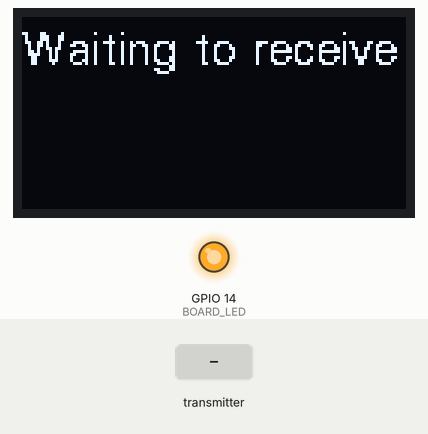
Recording of a sketch running on a simulated ESP32. Parts: 128×64 one-colour display, output pins drawn as LEDs (lit = HIGH). The inputs (shaded band) are chosen by the test bench. WiFi joins after 1.5 s; servers stay silent unless stated; uploads are accepted with an empty reply; no radio packets arrive unless stated; what the sketch prints to the serial monitor is not drawn.

Above: at 3.2 s.
At 8.0 s:
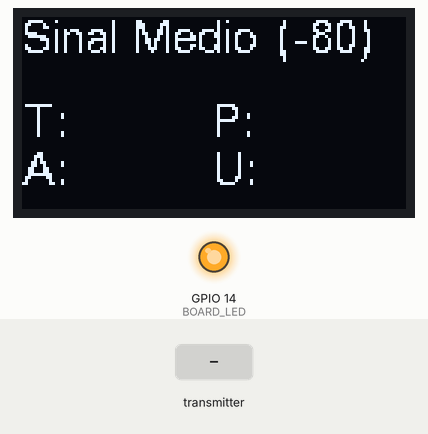
8.1 s: the transmitter starts sending temperature = 0
At 9.2 s:
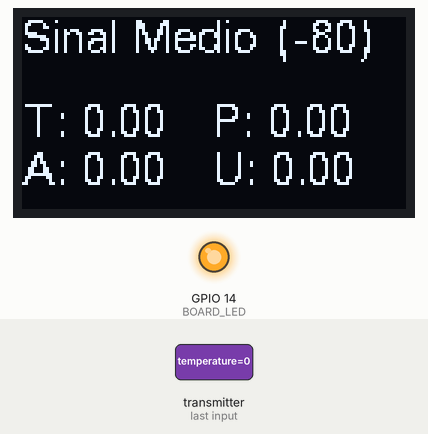
9.6 s: the transmitter starts sending temperature = 25
At 10.8 s:
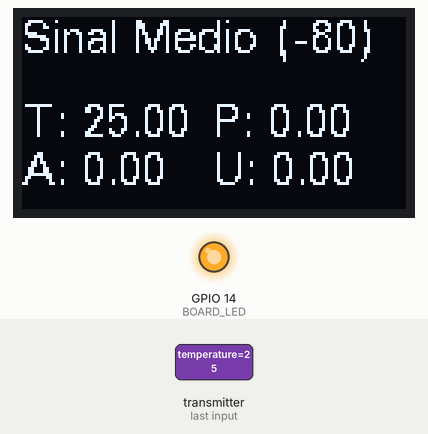
Timing chart, 0 to 12.6 s (numbered marks = the images above; inputs shaded):
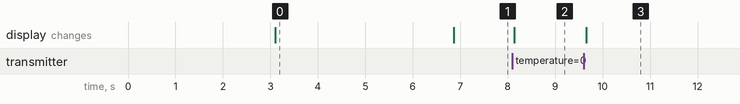

Measured:
- after the input at 8.1 s, the display: changes at once (image 2)
- after the input at 9.6 s, the display: changes after 0.05 s (image 3)
- what the display in image 0 shows lasts 3.8 s, from 3.1 s to 6.9 s

The sketch:

LoRaReceiver.ino
```cpp
#include <LoRa.h>             // Rede Lora
#include "boards.h"           // Especificação da versão utilizada
#include <ArduinoJson.h>      // Envio de informações usando Json
#include <WebServer.h>        // Estabelece conexão com o servidor que receberá os dados
#include <WiFi.h>             // WiFi
#include <HTTPClient.h>       // Comunicação com o sistema
#include <SPI.h>                // SSD1396
#include <Wire.h>               // SSD1396
#include <Adafruit_Sensor.h>    //DHT11

namespace rainGaugeEspServer
{
	/// @brief Converts a JSON document to its string representation.
	/// @tparam JSON_SIZE The size of the JSON document.
	/// @param json The JSON document to be converted.
	/// @return The string representation of the JSON document.
	template<size_t JSON_SIZE>
	auto fromJsonToString(StaticJsonDocument<JSON_SIZE> const& json) -> String;
}

namespace rainGaugeEspServer
{
	template<size_t JSON_SIZE>
	auto fromJsonToString(StaticJsonDocument<JSON_SIZE> const& json) -> String
	{
		auto string = String();
		serializeJson(json, string);
		return string;
	}
}

using rainGaugeEspServer::fromJsonToString;

// #define WIFI_SSID  "EdsonWifi"
// #define WIFI_PASS  "cjxe6131"

// #define WIFI_SSID  "Apê 202"
// #define WIFI_PASS  "COMPIUTERHOUSE"

#define WIFI_SSID  "lab120"
#define WIFI_PASS  "labredes120"

const char* SERVER_URL = "http://192.168.0.112:8000/routersloraip/";

constexpr auto webServerPort = 80;

constexpr auto jsonDocumentSize = size_t(10000);

WebServer webServer(webServerPort);

auto json_temp = StaticJsonDocument<jsonDocumentSize>();
auto json_umi = StaticJsonDocument<jsonDocumentSize>();
auto json_pluv = StaticJsonDocument<jsonDocumentSize>();
auto json_anem = StaticJsonDocument<jsonDocumentSize>();

bool auxStatusT = false;
bool auxStatusU = false;
bool auxStatusV = false;
bool auxStatusA = false;

auto counter_temp = 0;
auto counter_umi = 0;
auto counter_pluv = 0;
auto counter_anem = 0;
auto id = 0;

String recv_temp = "";
String recv_umid = "";
String recv_anem = "";
String recv_pluv = "";
float recv_id;

String auxtempStatus;
String auxumidStatus;
String auxpluvStatus;
String auxanemStatus;

void handleRequest_temp();
void handleRequest_umid();
void handleRequest_pluv();
void handleRequest_anem();

void compare_temp();
void compare_umi();
void compare_pluv();
void compare_anem();

void setUpWiFi() {
	WiFi.begin(WIFI_SSID, WIFI_PASS);

	while (WiFi.status() != WL_CONNECTED)
	{
		delay(1000);
		Serial.printf("Connecting to Wi-Fi network \"%s\"...\n", WIFI_SSID);
	}

	Serial.print("Connected to Wi-Fi network at ");
  Serial.print("Endereço IP: ");
	Serial.print(WiFi.localIP());
	Serial.print(".\n");
}

// Envia mensagem json:::
void handleRequest_temp() {
	auto const clientIPAddress = webServer.client().remoteIP();

	Serial.print("A request was made from: ");
	Serial.print(clientIPAddress);
	Serial.print(".\n");

  //chamar a função "dado" criar ela compare vai virar dado
  compare_temp();

  webServer.send(200, "application/json", fromJsonToString(json_temp));
}

// Envia mensagem json:::
void handleRequest_umid() {
	auto const clientIPAddress = webServer.client().remoteIP();

	Serial.print("A request was made from: ");
	Serial.print(clientIPAddress);
	Serial.print(".\n");

  //chamar a função "dado" criar ela compare vai virar dado
  compare_umi();

  webServer.send(200, "application/json", fromJsonToString(json_umi));
}

// Envia mensagem json:::
void handleRequest_pluv() {
	auto const clientIPAddress = webServer.client().remoteIP();

	Serial.print("A request was made from: ");
	Serial.print(clientIPAddress);
	Serial.print(".\n");

  //chamar a função "dado" criar ela compare vai virar dado
  compare_pluv();

  webServer.send(200, "application/json", fromJsonToString(json_pluv));
}

// Envia mensagem json:::
void handleRequest_anem() {
	auto const clientIPAddress = webServer.client().remoteIP();

	Serial.print("A request was made from: ");
	Serial.print(clientIPAddress);
	Serial.print(".\n");

  //chamar a função "dado" criar ela compare vai virar dado
  compare_anem();

  webServer.send(200, "application/json", fromJsonToString(json_anem));
}

// crie um compare pra cada um (compare tem que virar nome dado())
void compare_temp() {
    if (auxStatusT == true){
      auto object_temp = json_temp["temp_dict"].createNestedObject();
      object_temp["id"] = counter_umi;
      object_temp["temp_status"] = auxtempStatus;
      object_temp["lora_id"] = recv_id;
      // handlePost();
      counter_temp++;
      auxStatusT = false;
    }
}

// crie um compare pra cada um (compare tem que virar nome dado())
void compare_umi() {
    if (auxStatusU == true){
      auto object_umi = json_umi["umi_dict"].createNestedObject();
      object_umi["id"] = counter_umi;
      object_umi["umi_status"] = auxumidStatus;
      object_umi["lora_id"] = recv_id;

      // handlePost();
      counter_umi++;
      auxStatusU = false;
    }
}

// crie um compare pra cada um (compare tem que virar nome dado())
void compare_pluv() {
    if (auxStatusV == true){
      auto object_pluv = json_pluv["pluv_dict"].createNestedObject();
      object_pluv["id"] = counter_pluv;
      object_pluv["pluv_status"] = auxpluvStatus;
      object_pluv["lora_id"] = recv_id;

      // handlePost();
      counter_pluv++;
      auxStatusV = false;
    }
}

// crie um compare pra cada um (compare tem que virar nome dado())
void compare_anem() {
    if (auxStatusA == true){
    auto object_anem = json_anem["anem_dict"].createNestedObject();
      object_anem["id"] = counter_anem;
      object_anem["anem_status"] = auxanemStatus;
      object_anem["lora_id"] = recv_id;

      // handlePost();
      counter_anem++;
      auxStatusA = false;
    }
}

void setUpWebServer() {

  webServer.on("/temp", handleRequest_temp);
  webServer.on("/umid", handleRequest_umid);
  webServer.on("/pluv", handleRequest_pluv);
  webServer.on("/anem", handleRequest_anem);
  webServer.begin();

	Serial.print("Web server started at: ");
	Serial.print(WiFi.localIP());
	Serial.printf(":%d.\n", webServerPort);
}

auto setUpSerial() -> void
{
	constexpr auto baudRate = 115200;
	Serial.begin(baudRate);
}

void receive_packets(){
int packetSize = LoRa.parsePacket();
  if (packetSize) {
    byte buffer[sizeof(float) * 5];

    for (int i = 0; i < packetSize; i++) {
      buffer[i] = LoRa.read();
    }

    float temperature, humidity, rain, windSpeed, id_;

    memcpy(&temperature, buffer, sizeof(float));
    memcpy(&humidity, buffer + sizeof(float), sizeof(float));
    memcpy(&rain, buffer + sizeof(float) * 2, sizeof(float));
    memcpy(&windSpeed, buffer + sizeof(float) * 3, sizeof(float));
    memcpy(&id_, buffer + sizeof(float) * 4, sizeof(float));

    // read packet
    recv_id = id_;

    recv_temp = "";
    recv_temp = temperature;
    auxtempStatus = recv_temp;
    auxStatusT = true;
    handleRequest_temp();

    recv_umid = "";
    recv_umid = humidity;
    auxumidStatus = recv_umid;
    auxStatusU = true;
    handleRequest_umid();

    recv_pluv = "";
    recv_pluv = rain;
    auxpluvStatus = recv_pluv;
    auxStatusV = true;
    handleRequest_pluv();

    recv_anem = "";
    recv_anem = windSpeed;
    auxanemStatus = recv_anem;
    auxStatusA = true;
    handleRequest_anem();
    } else {
      auxStatusT = false;
      auxStatusU = false;
      auxStatusV = false;
      auxStatusA = false;
    }

}

void setup(){
    initBoard();  // Inicialização das configurações da placa
    // When the power is turned on, a delay is required.
    delay(1500);

    Serial.println("LoRa Receiver");

    LoRa.setPins(RADIO_CS_PIN, RADIO_RST_PIN, RADIO_DIO0_PIN);  //Estabelece conexão Lora
    if (!LoRa.begin(LoRa_frequency)) {
        Serial.println("Starting LoRa failed!");
        while (1);
    }

  // Criação de dicionarios para cada sensor
  json_temp.createNestedArray("temp_dict");
  json_umi.createNestedArray("umi_dict");
  json_pluv.createNestedArray("pluv_dict");
  json_anem.createNestedArray("anem_dict");

  // Configurações de BaudRate, Conexão WiFi e Conexão com o servidor
  setUpSerial();
  setUpWiFi();
  setUpWebServer();

  // Fazer post do ip do lora para o django se conectar
  // Pega ip do lora
  auto const clientIPAddress = WiFi.localIP();

  // Criar uma string com o tamanho necessário
  String postData = clientIPAddress.toString();
  // String postData = clientIPAddress.toString() + ":" + String(webServerPort);

  // Instancia de httpclient
  HTTPClient http;

  // Begin com o servidor do django
  http.begin("http://192.168.0.108:8000/loraip/");
  http.addHeader("Content-Type", "application/json");

  // Constroi a string a ser enviada
  DynamicJsonDocument jsonPayload(50);
  jsonPayload["url"] = postData;

  // Obter o tamanho necessário para o buffer
  // size_t bufferSize = measureJson(jsonPayload);

  // Criar o buffer com o tamanho correto
  // char buffer[bufferSize];

  // Serializar o JSON para o buffer
  // serializeJson(jsonPayload, buffer, bufferSize);

  char buffer[50];
  serializeJson(jsonPayload, buffer);

  printf("Valor como string: %s\n", buffer);

  // POST do URL onde os dados estão para o sistema
  int httpResponseCode = http.POST(buffer);

  if (httpResponseCode > 0) {
  String response = http.getString();
  Serial.println(httpResponseCode);
  Serial.println(response);
} else {
  Serial.print("Erro na requisição: ");
  Serial.println(httpResponseCode);
}
  http.end();
}

void loop()
{
    // try to parse packet
  receive_packets();

  webServer.handleClient();

#ifdef HAS_DISPLAY
        if (u8g2) {
            u8g2->clearBuffer();
            char buf[256];
            // u8g2->drawStr(0, 12, "Received OK!");
            // snprintf(buf, sizeof(buf), "RSSI:%i", LoRa.packetRssi());
            // u8g2->drawStr(0, 40, buf);
            if (-120 <= LoRa.packetRssi() && LoRa.packetRssi() < -80) {
              snprintf(buf, sizeof(buf), "Sinal Fraco (%i), lora:%f", LoRa.packetRssi(), recv_id);
              u8g2->drawStr(0, 12, buf);
            }
            else if (-80 <= LoRa.packetRssi() && LoRa.packetRssi() < -40) {
              snprintf(buf, sizeof(buf), "Sinal Medio (%i)", LoRa.packetRssi());
              u8g2->drawStr(0, 12, buf);
            }
            else if (-40 <= LoRa.packetRssi() && LoRa.packetRssi() < 0 ) {
              snprintf(buf, sizeof(buf), "Sinal Forte (%i)", LoRa.packetRssi());
              u8g2->drawStr(0, 12, buf);
            }

            // Temperature display
            snprintf(buf, sizeof(buf), "T: %s", recv_temp.c_str());
            u8g2->drawStr(0, 40, buf);

            // Humidity display
            snprintf(buf, sizeof(buf), "U: %s", recv_umid.c_str());
            u8g2->drawStr(64, 56, buf);

            // Pluviometer display
            snprintf(buf, sizeof(buf), "P: %s", recv_pluv.c_str());
            u8g2->drawStr(64, 40, buf);

            // Anemometer display
            snprintf(buf, sizeof(buf), "A: %s", recv_anem.c_str());
            u8g2->drawStr(0, 56, buf);
            u8g2->sendBuffer();
        }
#endif
}
```

utilities.h
```cpp
#pragma once

/*
* arduinoLoRa Library just only support SX1276/Sx1278,Not support SX1262
* RadioLib Library supports also SX1262/SX1268 see https://github.com/Xinyuan-LilyGO/LilyGo-LoRa-Series/tree/master/examples/RadioLibExamples
* */
// #define LILYGO_TBeam_V0_7
// #define LILYGO_TBeam_V1_X
// #define LILYGO_T3_V1_0
// #define LILYGO_T3_V1_3
// #define LILYGO_T3_V1_6
// #define LILYGO_T3_V2_0
// #define LILYGO_T95_V1_0

/*
* if you need to change it,
* please open this note and change to the frequency you need to test
* Option: 433E6,470E6,868E6,915E6
* */

#define LoRa_frequency      915E6
#define LILYGO_TBeam_V0_7

#define UNUSE_PIN                   (0)

#if defined(LILYGO_TBeam_V0_7)
#define GPS_RX_PIN                  12
#define GPS_TX_PIN                  15
#define BUTTON_PIN                  39
#define BUTTON_PIN_MASK             GPIO_SEL_39
#define I2C_SDA                     21
#define I2C_SCL                     22

#define RADIO_SCLK_PIN               5
#define RADIO_MISO_PIN              19
#define RADIO_MOSI_PIN              27
#define RADIO_CS_PIN                18
#define RADIO_DIO0_PIN              26
#define RADIO_RST_PIN               23
#define RADIO_DIO1_PIN              33
#define RADIO_BUSY_PIN              32

#define BOARD_LED                   14
#define LED_ON                      HIGH
#define LED_OFF                     LOW

#define GPS_BAUD_RATE               9600
#define HAS_GPS
#define HAS_DISPLAY                 //Optional, bring your own board, no OLED !!

#elif defined(LILYGO_TBeam_V1_X)

#define GPS_RX_PIN                  34
#define GPS_TX_PIN                  12
#define BUTTON_PIN                  38
#define BUTTON_PIN_MASK             GPIO_SEL_38
#define I2C_SDA                     21
#define I2C_SCL                     22
#define PMU_IRQ                     35

#define RADIO_SCLK_PIN               5
#define RADIO_MISO_PIN              19
#define RADIO_MOSI_PIN              27
#define RADIO_CS_PIN                18
#define RADIO_DIO0_PIN               26
#define RADIO_RST_PIN               23
#define RADIO_DIO1_PIN              33
#define RADIO_BUSY_PIN              32

#define BOARD_LED                   4
#define LED_ON                      LOW
#define LED_OFF                     HIGH

#define GPS_BAUD_RATE               9600
#define HAS_GPS
#define HAS_DISPLAY                 //Optional, bring your own board, no OLED !!

#elif defined(LILYGO_T3_V1_0)
#define I2C_SDA                     4
#define I2C_SCL                     15
#define OLED_RST                    16

#define RADIO_SCLK_PIN              5
#define RADIO_MISO_PIN              19
#define RADIO_MOSI_PIN              27
#define RADIO_CS_PIN                18
#define RADIO_DIO0_PIN               26
#define RADIO_RST_PIN               14
#define RADIO_DIO1_PIN              33
#define RADIO_BUSY_PIN              32

#define HAS_DISPLAY

#elif defined(LILYGO_T3_V1_3)

#define I2C_SDA                     21
#define I2C_SCL                     22
#define OLED_RST                    UNUSE_PIN

#define RADIO_SCLK_PIN              5
#define RADIO_MISO_PIN              19
#define RADIO_MOSI_PIN              27
#define RADIO_CS_PIN                18
#define RADIO_DIO0_PIN               26
#define RADIO_RST_PIN               14
#define RADIO_DIO1_PIN              33
#define RADIO_BUSY_PIN              32

#define ADC_PIN                     35

#define HAS_DISPLAY

#elif defined(LILYGO_T3_V1_6)
#define I2C_SDA                     21
#define I2C_SCL                     22
#define OLED_RST                    UNUSE_PIN

#define RADIO_SCLK_PIN              5
#define RADIO_MISO_PIN              19
#define RADIO_MOSI_PIN              27
#define RADIO_CS_PIN                18
#define RADIO_DIO0_PIN               26
#define RADIO_RST_PIN               23
#define RADIO_DIO1_PIN              33
#define RADIO_BUSY_PIN              32

#define SDCARD_MOSI                 15
#define SDCARD_MISO                 2
#define SDCARD_SCLK                 14
#define SDCARD_CS                   13

#define BOARD_LED                   25
#define LED_ON                      HIGH

#define ADC_PIN                     35

#define HAS_SDCARD
#define HAS_DISPLAY

#elif defined(LILYGO_T3_V2_0)
#define I2C_SDA                     21
#define I2C_SCL                     22
#define OLED_RST                    UNUSE_PIN

#define RADIO_SCLK_PIN              5
#define RADIO_MISO_PIN              19
#define RADIO_MOSI_PIN              27
#define RADIO_CS_PIN                18
#define RADIO_DIO0_PIN               26
#define RADIO_RST_PIN               14
#define RADIO_DIO1_PIN              UNUSE_PIN
#define RADIO_BUSY_PIN              UNUSE_PIN

#define SDCARD_MOSI                 15
#define SDCARD_MISO                 2
#define SDCARD_SCLK                 14
#define SDCARD_CS                   13

#define BOARD_LED                   0
#define LED_ON                      LOW

#define HAS_DISPLAY
#define HAS_SDCARD

#elif defined(LILYGO_T95_V1_0)

#define I2C_SDA                     21
#define I2C_SCL                     22
#define OLED_RST                    UNUSE_PIN

#define RADIO_SCLK_PIN              18
#define RADIO_MISO_PIN              19
#define RADIO_MOSI_PIN              23
#define RADIO_CS_PIN                5
#define RADIO_DIO0_PIN               26
#define RADIO_RST_PIN               4
#define RADIO_DIO1_PIN              33
#define RADIO_DIO2_PIN              32
#define RADIO_BUSY_PIN              UNUSE_PIN

#define ADC_PIN                     35
#define HAS_DISPLAY

#else
#error "For the first use, please define the board version and model in <utilities. h>"
#endif
```

Source omitted: boards.h (13905 bytes)
